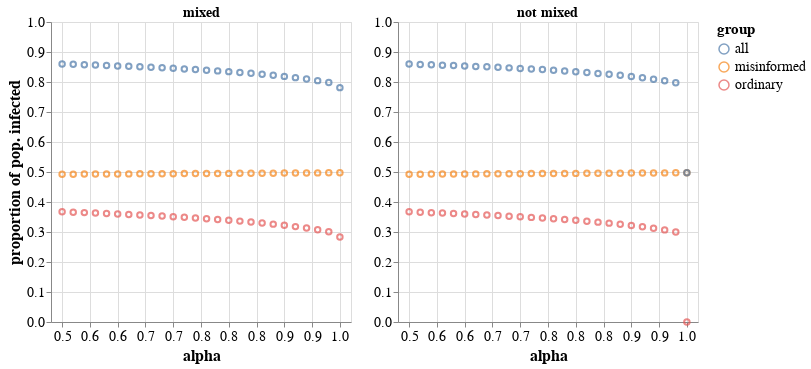

The notebook cell saved with this chart:
### Code cell
mixed = alt.Chart(
    totals_dict['mixed'],
    title = 'mixed'
).mark_point().encode(
    x = alt.X(
        'alpha:Q',
        axis = alt.Axis(format=".1f"),
        scale = alt.Scale(domain=(.48,1.02))
    ),
    y = alt.Y(
        "value",
        title="proportion of pop. infected",
        scale=alt.Scale(domain=(0,1))
    ),
    color = alt.Color(
        "variable",
        title='group'
    )
).properties(width=300)

not_mixed = alt.Chart(
    totals_dict['not mixed'],
    title = 'not mixed'
).mark_point().encode(
    x = alt.X(
        'alpha:Q',
        axis = alt.Axis(format=".1f"),
        scale = alt.Scale(domain=(.48,1.02))
    ),
    y = alt.Y(
        "value",
        axis = alt.Axis(
            title=None,
#             labels=False
        ),
        scale=alt.Scale(domain=(0,1))
    ),
    color = alt.Color(
        "variable",
        title='group'
    )
).properties(width=300)

alt.hconcat(mixed, not_mixed).configure_title(
    fontSize=14,
    offset=-5
).configure_axis(
    titleFontSize=16,
    labelFontSize=14,
    labelAngle=0
).configure_legend(
    titleFontSize=15,
    labelFontSize=14
)

### Figure 1 — Vega-Lite specification as saved in the notebook (floating-point values rounded to 4 significant figures)
{"config": {"view": {"continuousWidth": 400, "continuousHeight": 300}, "axis": {"labelAngle": 0, "labelFontSize": 14, "titleFontSize": 16}, "legend": {"labelFontSize": 14, "titleFontSize": 15}, "title": {"fontSize": 14, "offset": -5}}, "hconcat": [{"data": {"name": "data-2c2aec229067f803aa017ae4e93ce4d0"}, "mark": "point", "encoding": {"color": {"field": "variable", "title": "group", "type": "nominal"}, "x": {"axis": {"format": ".1f"}, "field": "alpha", "scale": {"domain": [0.48, 1.02]}, "type": "quantitative"}, "y": {"field": "value", "scale": {"domain": [0, 1]}, "title": "proportion of pop. infected", "type": "quantitative"}}, "title": "mixed", "width": 300}, {"data": {"name": "data-448e29f44092a56def3b2a304842a2fd"}, "mark": "point", "encoding": {"color": {"field": "variable", "title": "group", "type": "nominal"}, "x": {"axis": {"format": ".1f"}, "field": "alpha", "scale": {"domain": [0.48, 1.02]}, "type": "quantitative"}, "y": {"axis": {"title": null}, "field": "value", "scale": {"domain": [0, 1]}, "type": "quantitative"}}, "title": "not mixed", "width": 300}], "$schema": "https://vega.github.io/schema/vega-lite/v4.17.0.json", "datasets": {"data-2c2aec229067f803aa017ae4e93ce4d0": [{"alpha": 0.5, "variable": "ordinary", "value": 0.3673}, {"alpha": 0.52, "variable": "ordinary", "value": 0.366}, {"alpha": 0.54, "variable": "ordinary", "value": 0.3646}, {"alpha": 0.56, "variable": "ordinary", "value": 0.3632}, {"alpha": 0.58, "variable": "ordinary", "value": 0.3617}, {"alpha": 0.6, "variable": "ordinary", "value": 0.3601}, {"alpha": 0.62, "variable": "ordinary", "value": 0.3585}, {"alpha": 0.64, "variable": "ordinary", "value": 0.3567}, {"alpha": 0.66, "variable": "ordinary", "value": 0.3549}, {"alpha": 0.68, "variable": "ordinary", "value": 0.3531}, {"alpha": 0.7, "variable": "ordinary", "value": 0.3511}, {"alpha": 0.72, "variable": "ordinary", "value": 0.3489}, {"alpha": 0.74, "variable": "ordinary", "value": 0.3467}, {"alpha": 0.76, "variable": "ordinary", "value": 0.3444}, {"alpha": 0.78, "variable": "ordinary", "value": 0.3418}, {"alpha": 0.8, "variable": "ordinary", "value": 0.3392}, {"alpha": 0.82, "variable": "ordinary", "value": 0.3363}, {"alpha": 0.84, "variable": "ordinary", "value": 0.3332}, {"alpha": 0.86, "variable": "ordinary", "value": 0.3299}, {"alpha": 0.88, "variable": "ordinary", "value": 0.3262}, {"alpha": 0.9, "variable": "ordinary", "value": 0.3223}, {"alpha": 0.92, "variable": "ordinary", "value": 0.3179}, {"alpha": 0.94, "variable": "ordinary", "value": 0.3131}, {"alpha": 0.96, "variable": "ordinary", "value": 0.3075}, {"alpha": 0.98, "variable": "ordinary", "value": 0.3007}, {"alpha": 1.0, "variable": "ordinary", "value": 0.2837}, {"alpha": 0.5, "variable": "misinformed", "value": 0.4927}, {"alpha": 0.52, "variable": "misinformed", "value": 0.4929}, {"alpha": 0.54, "variable": "misinformed", "value": 0.493}, {"alpha": 0.56, "variable": "misinformed", "value": 0.4932}, {"alpha": 0.58, "variable": "misinformed", "value": 0.4934}, {"alpha": 0.6, "variable": "misinformed", "value": 0.4936}, {"alpha": 0.62, "variable": "misinformed", "value": 0.4937}, {"alpha": 0.64, "variable": "misinformed", "value": 0.4939}, {"alpha": 0.66, "variable": "misinformed", "value": 0.4941}, {"alpha": 0.68, "variable": "misinformed", "value": 0.4943}, {"alpha": 0.7, "variable": "misinformed", "value": 0.4945}, {"alpha": 0.72, "variable": "misinformed", "value": 0.4946}, {"alpha": 0.74, "variable": "misinformed", "value": 0.4948}, {"alpha": 0.76, "variable": "misinformed", "value": 0.495}, {"alpha": 0.78, "variable": "misinformed", "value": 0.4952}, {"alpha": 0.8, "variable": "misinformed", "value": 0.4954}, {"alpha": 0.82, "variable": "misinformed", "value": 0.4956}, {"alpha": 0.84, "variable": "misinformed", "value": 0.4958}, {"alpha": 0.86, "variable": "misinformed", "value": 0.496}, {"alpha": 0.88, "variable": "misinformed", "value": 0.4962}, {"alpha": 0.9, "variable": "misinformed", "value": 0.4964}, {"alpha": 0.92, "variable": "misinformed", "value": 0.4966}, {"alpha": 0.94, "variable": "misinformed", "value": 0.4969}, {"alpha": 0.96, "variable": "misinformed", "value": 0.4971}, {"alpha": 0.98, "variable": "misinformed", "value": 0.4973}, {"alpha": 1.0, "variable": "misinformed", "value": 0.4975}, {"alpha": 0.5, "variable": "all", "value": 0.86}, {"alpha": 0.52, "variable": "all", "value": 0.8588}, {"alpha": 0.54, "variable": "all", "value": 0.8576}, {"alpha": 0.56, "variable": "all", "value": 0.8564}, {"alpha": 0.58, "variable": "all", "value": 0.855}, {"alpha": 0.6, "variable": "all", "value": 0.8537}, {"alpha": 0.62, "variable": "all", "value": 0.8522}, {"alpha": 0.64, "variable": "all", "value": 0.8507}, {"alpha": 0.66, "variable": "all", "value": 0.849}, {"alpha": 0.68, "variable": "all", "value": 0.8473}, {"alpha": 0.7, "variable": "all", "value": 0.8455}, {"alpha": 0.72, "variable": "all", "value": 0.8436}, {"alpha": 0.74, "variable": "all", "value": 0.8415}, {"alpha": 0.76, "variable": "all", "value": 0.8394}, {"alpha": 0.78, "variable": "all", "value": 0.837}, {"alpha": 0.8, "variable": "all", "value": 0.8346}, {"alpha": 0.82, "variable": "all", "value": 0.8319}, {"alpha": 0.84, "variable": "all", "value": 0.829}, {"alpha": 0.86, "variable": "all", "value": 0.8259}, {"alpha": 0.88, "variable": "all", "value": 0.8225}, {"alpha": 0.9, "variable": "all", "value": 0.8187}, {"alpha": 0.92, "variable": "all", "value": 0.8146}, {"alpha": 0.94, "variable": "all", "value": 0.8099}, {"alpha": 0.96, "variable": "all", "value": 0.8046}, {"alpha": 0.98, "variable": "all", "value": 0.798}, {"alpha": 1.0, "variable": "all", "value": 0.7812}], "data-448e29f44092a56def3b2a304842a2fd": [{"alpha": 0.5, "variable": "ordinary", "value": 0.3671}, {"alpha": 0.52, "variable": "ordinary", "value": 0.3658}, {"alpha": 0.54, "variable": "ordinary", "value": 0.3644}, {"alpha": 0.56, "variable": "ordinary", "value": 0.363}, {"alpha": 0.58, "variable": "ordinary", "value": 0.3615}, {"alpha": 0.6, "variable": "ordinary", "value": 0.3599}, {"alpha": 0.62, "variable": "ordinary", "value": 0.3583}, {"alpha": 0.64, "variable": "ordinary", "value": 0.3565}, {"alpha": 0.66, "variable": "ordinary", "value": 0.3547}, {"alpha": 0.68, "variable": "ordinary", "value": 0.3528}, {"alpha": 0.7, "variable": "ordinary", "value": 0.3508}, {"alpha": 0.72, "variable": "ordinary", "value": 0.3487}, {"alpha": 0.74, "variable": "ordinary", "value": 0.3465}, {"alpha": 0.76, "variable": "ordinary", "value": 0.3441}, {"alpha": 0.78, "variable": "ordinary", "value": 0.3416}, {"alpha": 0.8, "variable": "ordinary", "value": 0.3389}, {"alpha": 0.82, "variable": "ordinary", "value": 0.336}, {"alpha": 0.84, "variable": "ordinary", "value": 0.3329}, {"alpha": 0.86, "variable": "ordinary", "value": 0.3296}, {"alpha": 0.88, "variable": "ordinary", "value": 0.3259}, {"alpha": 0.9, "variable": "ordinary", "value": 0.322}, {"alpha": 0.92, "variable": "ordinary", "value": 0.3176}, {"alpha": 0.94, "variable": "ordinary", "value": 0.3127}, {"alpha": 0.96, "variable": "ordinary", "value": 0.307}, {"alpha": 0.98, "variable": "ordinary", "value": 0.3001}, {"alpha": 1.0, "variable": "ordinary", "value": 0.0}, {"alpha": 0.5, "variable": "misinformed", "value": 0.4927}, {"alpha": 0.52, "variable": "misinformed", "value": 0.4929}, {"alpha": 0.54, "variable": "misinformed", "value": 0.493}, {"alpha": 0.56, "variable": "misinformed", "value": 0.4932}, {"alpha": 0.58, "variable": "misinformed", "value": 0.4934}, {"alpha": 0.6, "variable": "misinformed", "value": 0.4936}, {"alpha": 0.62, "variable": "misinformed", "value": 0.4937}, {"alpha": 0.64, "variable": "misinformed", "value": 0.4939}, {"alpha": 0.66, "variable": "misinformed", "value": 0.4941}, {"alpha": 0.68, "variable": "misinformed", "value": 0.4943}, {"alpha": 0.7, "variable": "misinformed", "value": 0.4945}, {"alpha": 0.72, "variable": "misinformed", "value": 0.4946}, {"alpha": 0.74, "variable": "misinformed", "value": 0.4948}, {"alpha": 0.76, "variable": "misinformed", "value": 0.495}, {"alpha": 0.78, "variable": "misinformed", "value": 0.4952}, {"alpha": 0.8, "variable": "misinformed", "value": 0.4954}, {"alpha": 0.82, "variable": "misinformed", "value": 0.4956}, {"alpha": 0.84, "variable": "misinformed", "value": 0.4958}, {"alpha": 0.86, "variable": "misinformed", "value": 0.496}, {"alpha": 0.88, "variable": "misinformed", "value": 0.4962}, {"alpha": 0.9, "variable": "misinformed", "value": 0.4964}, {"alpha": 0.92, "variable": "misinformed", "value": 0.4966}, {"alpha": 0.94, "variable": "misinformed", "value": 0.4969}, {"alpha": 0.96, "variable": "misinformed", "value": 0.4971}, {"alpha": 0.98, "variable": "misinformed", "value": 0.4973}, {"alpha": 1.0, "variable": "misinformed", "value": 0.4975}, {"alpha": 0.5, "variable": "all", "value": 0.8598}, {"alpha": 0.52, "variable": "all", "value": 0.8587}, {"alpha": 0.54, "variable": "all", "value": 0.8575}, {"alpha": 0.56, "variable": "all", "value": 0.8562}, {"alpha": 0.58, "variable": "all", "value": 0.8549}, {"alpha": 0.6, "variable": "all", "value": 0.8535}, {"alpha": 0.62, "variable": "all", "value": 0.852}, {"alpha": 0.64, "variable": "all", "value": 0.8505}, {"alpha": 0.66, "variable": "all", "value": 0.8488}, {"alpha": 0.68, "variable": "all", "value": 0.8471}, {"alpha": 0.7, "variable": "all", "value": 0.8453}, {"alpha": 0.72, "variable": "all", "value": 0.8434}, {"alpha": 0.74, "variable": "all", "value": 0.8413}, {"alpha": 0.76, "variable": "all", "value": 0.8391}, {"alpha": 0.78, "variable": "all", "value": 0.8368}, {"alpha": 0.8, "variable": "all", "value": 0.8343}, {"alpha": 0.82, "variable": "all", "value": 0.8316}, {"alpha": 0.84, "variable": "all", "value": 0.8287}, {"alpha": 0.86, "variable": "all", "value": 0.8256}, {"alpha": 0.88, "variable": "all", "value": 0.8221}, {"alpha": 0.9, "variable": "all", "value": 0.8184}, {"alpha": 0.92, "variable": "all", "value": 0.8142}, {"alpha": 0.94, "variable": "all", "value": 0.8095}, {"alpha": 0.96, "variable": "all", "value": 0.8041}, {"alpha": 0.98, "variable": "all", "value": 0.7974}, {"alpha": 1.0, "variable": "all", "value": 0.4975}]}}
